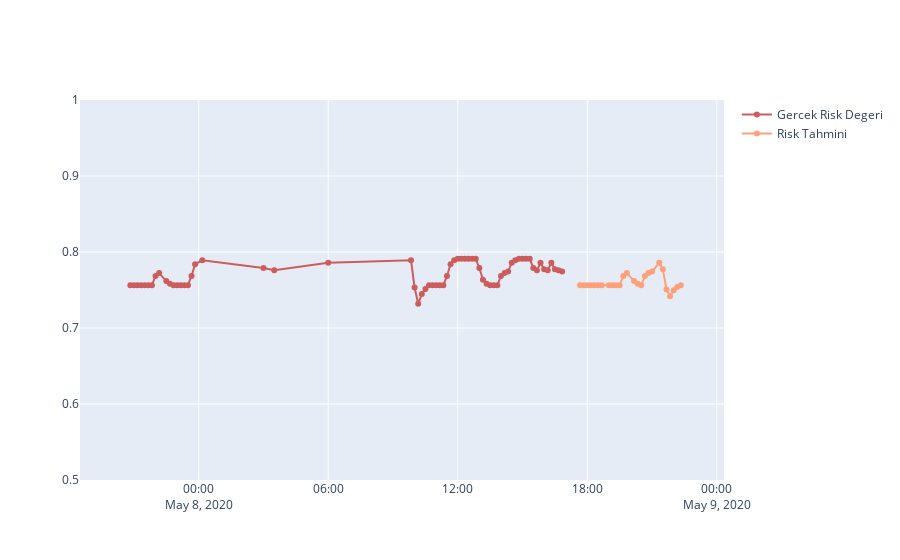

Here is the notebook cell this chart was saved with:
### Code cell
df4=risk_analizi(df_,user_df_,user=28)   

df,df2,rolling_mean=Risk_Tahmini(df4,size=0.7)

## Plot
fig = go.Figure()
fig.add_trace(go.Scatter(x=rolling_mean.index, y=df['train'],
                         marker_color='indianred',
                    mode='lines+markers',
                    name='Gercek Risk Degeri'))

fig.add_trace(go.Scatter(x=rolling_mean.index,y=df2['test'],
        name='Risk Tahmini',
        marker_color='lightsalmon',mode='lines+markers'))

fig.update_yaxes(range=[0.5,1])

fig.show()
